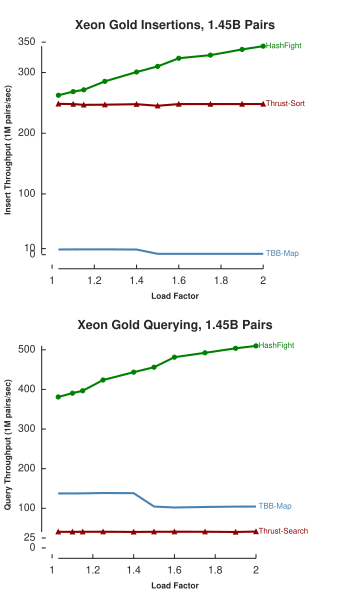

This chart was generated by the following Python code:
# coding: utf-8

# In[19]:

import sys
import pandas as pd
import numpy
import itertools
import toyplot
import toyplot.pdf
#get_ipython().run_line_magic('matplotlib', 'inline')


filename = sys.argv[1]
col_0_name = "numPairs"
y_label_0 = "Insertion Throughput (billions pairs/sec)"
x_label_0 = "Load Factor"
title_0 = "Xeon Gold Insertions, 1.45B Pairs"
y_label_1 = "Query Throughput (1M pairs/sec)"
x_label_1 = "Load Factor"
title_1 = "Xeon Gold Querying, 1.45B Pairs"


df = pd.read_csv(filename, header=None, names=['numPairs', 'hfInsert', 'hfQuery', 'cuInsert', 'cuQuery', 'thSort', 'thSearch'])


df['hfInsert'] = 1450000000/df.hfInsert
df['cuInsert'] = 1450000000/df.cuInsert
df['thSort'] = 1450000000/df.thSort
df['hfQuery'] = 1450000000/df.hfQuery
df['cuQuery'] = 1450000000/df.cuQuery
df['thSearch'] = 1450000000/df.thSearch

colors = ["green", "steelblue", "darkred"]
markers = ["o", "--", "^"]
exts = ["", "2"]

def GetStyle(toplot) :
  style = {}
  keys = algos.keys()
  for key in keys:
    if key in toplot :
      index = algos.get(key)
      style["stroke"] = colors[index]
    #if "2" in toplot :
      #style["stroke-dasharray"] = "2, 2"
  return style

#axes1 = canvas.cartesian(grid=(1, 2, 0))
#axes1.plot(y)
#axes2 = canvas.cartesian(grid=(1, 2, 1))
#axes2.plot(1 - y);

canvas = toyplot.Canvas('3.5in', '6in')

#Plot 1: Xeon Gold Insertions
algos = {"hfInsert":0, "cuInsert":1, "thSort":2}
legends = {"hfInsert":"HashFight", \
           "cuInsert":"TBB-Map", \
           "thSort":"Thrust-Sort"}

axes = canvas.cartesian(label = title_0,
                        xlabel = 'Load Factor',
                        ylabel = 'Insert Throughput (1M pairs/sec)',
                        grid = (2,1,0),
                        margin = (40,50,40))
axes.label.style = {"font-size":"12px"}
axes.x.label.style = {"font-size":"8px"}
axes.y.label.style = {"font-size":"8px"}
axes.x.ticks.show = True
axes.y.ticks.show = True
axes.y.ticks.labels.angle = -90
axes.x.ticks.far = "4px"
axes.y.ticks.far = "4px"
axes.y.label.location = "above"
axes.y.label.offset = "30px"
axes.x.ticks.locator = toyplot.locator.Explicit([1, 1.2, 1.4, 1.6, 1.8, 2.0])
axes.y.ticks.locator = toyplot.locator.Explicit([0, 10, 100, 200, 300, 350])

for algo in algos.keys() :
  #for ext in exts :
    #toplot = "%s%s" %(algo, ext)
    toplot = algo
    data = df[toplot]
    data = data / 1000000.0
    x = df.numPairs.values
    y = numpy.array(data)
    plotstyle = GetStyle(toplot)
    label = legends.get(toplot)
    thisMarker = markers[algos.get(algo)]
    thisStroke = plotstyle.get("stroke")
    axes.plot(x, y, style=plotstyle, marker=thisMarker, mstyle={"stroke":thisStroke, "fill":thisStroke})
    print "stroke : %s" %plotstyle.get("stroke")
    axes._text_colors = itertools.cycle([plotstyle.get("stroke")])
    vertalign = "middle"
    #if "cu" in algo:
      #vertalign = "first-baseline"
    axes.text(x[-1], y[-1], label, style={"text-anchor":"start", \
                                          "-toyplot-anchor-shift":"2.5px", \
                                          "font-size":"7.5px", \
                                          "-toyplot-vertical-align":vertalign})

#Plot 2: Xeon Gold Queries
algos = {"hfQuery":0, "cuQuery":1, "thSearch":2}
legends = {"hfQuery":"HashFight", \
           "cuQuery":"TBB-Map", \
           "thSearch":"Thrust-Search"}


axes2 = canvas.cartesian(label = title_1,
                        xlabel = 'Load Factor',
                        ylabel = 'Query Throughput (1M pairs/sec)',
                        grid=(2,1,1),
                        margin=(40,50,50))
axes2.label.style = {"font-size":"12px"}
axes2.x.label.style = {"font-size":"8px"}
axes2.y.label.style = {"font-size":"8px"}
axes2.x.ticks.show = True
axes2.y.ticks.show = True
axes2.y.ticks.labels.angle = -90
axes2.x.ticks.far = "4px"
axes2.y.ticks.far = "4px"
axes2.y.label.location = "above"
axes2.y.label.offset = "30px"
axes2.x.ticks.locator = toyplot.locator.Explicit([1, 1.2, 1.4, 1.6, 1.8, 2.0])
axes2.y.ticks.locator = toyplot.locator.Explicit([0, 25, 100, 200, 300, 400, 500])

for algo in algos.keys() :
  #for ext in exts :
    #toplot = "%s%s" %(algo, ext)
    toplot = algo
    data = df[toplot]
    data = data / 1000000.0
    x = df.numPairs.values
    y = numpy.array(data)
    plotstyle = GetStyle(toplot)
    label = legends.get(toplot)
    thisMarker = markers[algos.get(algo)]
    thisStroke = plotstyle.get("stroke")
    axes2.plot(x, y, style=plotstyle, marker=thisMarker, mstyle={"stroke":thisStroke, "fill":thisStroke})
    print "stroke : %s" %plotstyle.get("stroke")
    axes2._text_colors = itertools.cycle([plotstyle.get("stroke")])
    vertalign = "middle"
    #if "cu" in algo:
      #vertalign = "first-baseline"
    axes2.text(x[-1], y[-1], label, style={"text-anchor":"start", \
                                          "-toyplot-anchor-shift":"2.5px", \
                                          "font-size":"7.5px", \
                                          "-toyplot-vertical-align":vertalign})


#toyplot.pdf.render(canvas, "query.pdf")
toyplot.pdf.render(canvas, "vary-loads-xeon.pdf")
